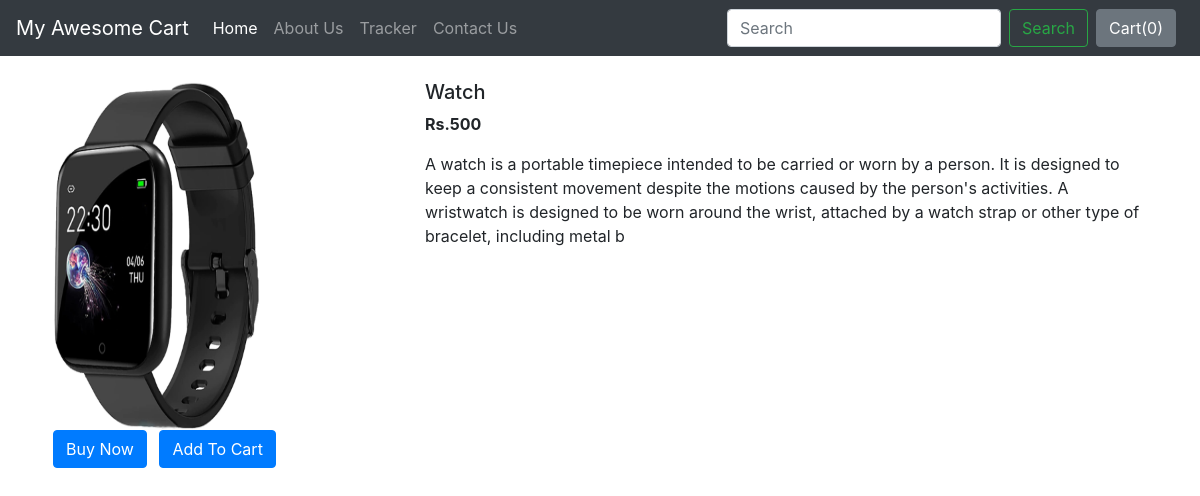
The page /shop/products/1 on the database its author committed.
### shop/models.py (models this page shows)
class Product(models.Model):
    product_id = models.AutoField
    prduct_name = models.CharField(max_length=50)
    category=models.CharField(max_length=50 , default="")
    subcategory=models.CharField(max_length=50, default="")
    price = models.IntegerField(default=0)
    desc = models.CharField(max_length=300)
    pub_date = models.DateField()
    image = models.ImageField(upload_to="shop/images", default="")
    def __str__(self):
        return self.prduct_name

### shop/views.py (the view)
# urls.py: path('products/<int:myid>', views.productView, name="ProductView"),
def productView(request, myid):
    products=Product.objects.filter(id=myid)
    print(products)
    return render(request, 'shop/prodView.html', {'product': products[0]})

### shop/templates/shop/prodView.html (shortened to what this page needs)
{% extends 'shop/basic.html' %}
{% block body %}
<div class="container my-4">
    <div class="row" >
    <div class="col-md-4">
    <div class="row">
        <img src='/media/{{product.image}}' width="250px" height="350px">
    </div>
     <div>
         <button type="button" class="btn btn-primary mx-2">Buy Now</button>
         <button type="button" class="btn btn-primary">Add To Cart</button>
     </div>
    </div>
    <div class="col-md-8">
        <h5>{{product.prduct_name}}</h5>
        <p><b>Rs.{{product.price}}</b></p>
        <p>{{product.desc}}</p>
    </div>
    </div>
</div>
{% endblock %}

### rows shown on the page
Product: image (picture), prduct_name "Watch", price "500", desc "A watch is a portable timepiece intended to be carried or worn by a person. It is designed to keep a consistent movement despite the motions caused by the person's activities. A wristwatch is designed to be worn around the wrist, attached by a watch strap or other type of bracelet, including metal b"
